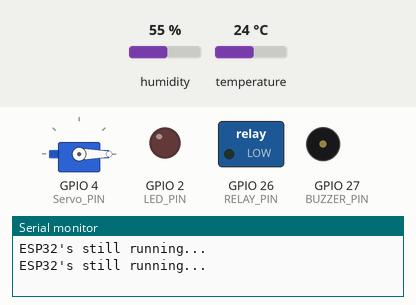
This program was run on a simulated ESP32. Shown: servo, switched loads named in the program (green lamp = pin HIGH), output pins drawn as LEDs (lit = HIGH), buzzer (waves = sounding, pin HIGH), the last lines printed to the serial monitor. Dashed ring = blinking. Inputs (shaded band) come from the test bench; at power-on: temperature 24 °C, humidity 55 %. WiFi joins after 1.5 s; servers stay silent unless stated; no MQTT or app messages arrive unless stated.

Above: at 3.7 s.
3.8 s: temperature set to 32.4 °C
7.3 s: temperature set to 33.3 °C
At 8.2 s:
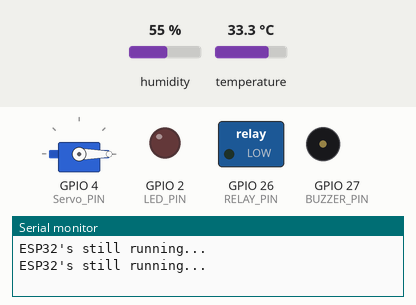
11.1 s: temperature set to 34.6 °C
14.8 s: temperature set to 35.5 °C
At 18.4 s:
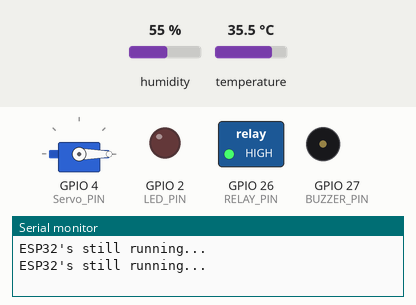
19.1 s: temperature set to 33 °C
At 20.7 s:
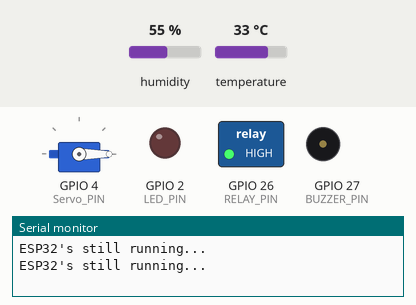
Timing chart, 0 to 22.1 s (numbered marks = the images above; inputs shaded):
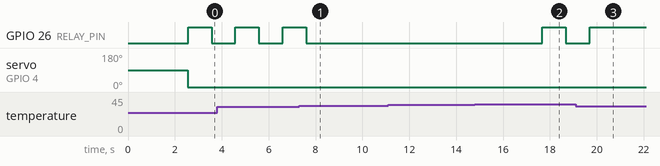

The program:

main.cpp
```cpp
#include <WiFi.h>
#include <PubSubClient.h>
#include <ESP32Servo.h>
#include <DHT.h>

#define RELAY_PIN 26
#define BUZZER_PIN 27

//init functions
void checkTemperature();
void sendTelemetryData();
void sendPumpStatus();

// Cấu hình WiFi
constexpr char WIFI_SSID[] = "Wokwi-GUEST";
constexpr char WIFI_PASSWORD[] = "";  // As simulate by Wokwi, so not need password.

// Cấu hình CoreIoT MQTT
constexpr char TOKEN[] = "jchkq8hjfq0xbmwwhdmr";
constexpr char COREIOT_SERVER[] = "app.coreiot.io";
constexpr uint16_t COREIOT_PORT = 1883U;

//mqtt client
WiFiClient wifiClient;
PubSubClient mqttClient(wifiClient);

//Define Led pin
constexpr int LED_PIN = 2;
constexpr int Servo_PIN = 4;
constexpr int DHT_PIN = 5;
constexpr int DHT_TYPE = DHT22;

//Temperature warning
const float TEMP_THRESHOLD = 35.0; //turn on warning
const float TEMP_HYSTERESIS = 33.0; //turn off pump

//status devices
bool pumpControl = false;
bool pumpstate = false;
bool ledstate = false;
int servoAngle = 0; //rotation angle of servo

//Frequence send data 2 seconds
const int TELEMETRY_SEND_INTERVAL = 2000;
unsigned long lastSendTime = 0;
//buzzer sound 1s
unsigned long buzzerStartTime = 0;
const int BUZZER_SOUND = 1000;
bool isBuzzerOn = false;

//object Servo & DHT22
DHT dht(DHT_PIN, DHT_TYPE);
Servo myServo;

//Connect wifi
void InitWiFi() {
  Serial.print("Connecting to WiFi: ");
  Serial.println(WIFI_SSID);
  WiFi.begin(WIFI_SSID, WIFI_PASSWORD);

  while (WiFi.status() != WL_CONNECTED) {
    delay(500);
    Serial.print(".");
  }
  Serial.println("\nWiFi connected!");
  Serial.print("IP Address: ");
  Serial.println(WiFi.localIP());
}

//Control led via CoreIOT
void callback(char* topic, byte* payload, unsigned int length){
  Serial.print("Received message on topic: ");
  Serial.println(topic);

  String message;
  for (unsigned int i = 0; i < length; i++){
    message += (char)payload[i];
  }

  Serial.print("Messege: ");
  Serial.println(message);

  int request_id = atoi(strrchr(topic, '/') + 1); //get request ID
  //control pump
  if(message.indexOf("\"method\":\"setpump\"") != -1){
    if (message.indexOf("\"params\":true") != -1){
      pumpstate = true;//turn on Pump
      pumpControl = true;//point mode control
      Serial.println("PUMP ON");
    }
    else if(message.indexOf("\"params\":false") != -1){
      pumpstate = false;//turn off pump
      pumpControl = false; //return mode auto
      Serial.println("PUMP OFF");
    }

    sendPumpStatus();
  }

  //control Led
  if(message.indexOf("\"method\":\"setled\"") != -1){
    if (message.indexOf("\"params\":true") != -1){
      ledstate = true;
      Serial.println("LED ON");
    }
    else if(message.indexOf("\"params\":false") != -1){
      ledstate = false;
      Serial.println("LED OFF");
    }
  }

  //control servo
  if(message.indexOf("\"method\":\"setservo\"") != -1){
    int startIndex = message.indexOf("\"params\":") + 9;
    int endIndex = message.indexOf("}", startIndex);
    if (startIndex != -1 && endIndex != -1){
      String angleStr = message.substring(startIndex, endIndex);
      servoAngle = angleStr.toInt();
      servoAngle = constrain(servoAngle, 0, 180); //limit rotation 0 to 180
    Serial.print("Servo Angle: ");
    Serial.println(servoAngle);
    }
  }
  //updateDevices();

  //send respone to CoreIOT
  char responseTopic[50];
  snprintf(responseTopic, sizeof(responseTopic), "v1/devices/me/rpc/response/%d", request_id);
  mqttClient.publish(responseTopic, "{\"status\":\"success\"}");
}


//update status of devices
void updateDevices(){
  digitalWrite(RELAY_PIN, pumpstate ? HIGH : LOW);
  digitalWrite(LED_PIN, ledstate ? HIGH : LOW);
  myServo.write(servoAngle);
}

//Reconnect MQTT
void reconnectMQTT() {
  while (!mqttClient.connected()) {
    Serial.print("Connecting to MQTT Broker... ");
    mqttClient.setServer(COREIOT_SERVER, COREIOT_PORT);

    if (mqttClient.connect("ESP32_CLIENT", TOKEN, "")) {
      Serial.println("Connected to MQTT Broker!");
      mqttClient.subscribe("v1/devices/me/rpc/request/+");
      Serial.println("Subcribed to RPC topic.");
      //send attributes Wifi up CoreIOT
      char attrPayload[200];
      snprintf(attrPayload, sizeof(attrPayload),
              "{\"mac_address\": \"%s\", \"ip_address\": \"%s\", \"ssid\": \"%s\", \"bssid\": \"%s\", \"channel\": %d}",
              WiFi.macAddress().c_str(), WiFi.localIP().toString().c_str(),
              WiFi.SSID().c_str(), WiFi.BSSIDstr().c_str(), WiFi.channel());

              if (mqttClient.publish("v1/devices/me/attributes", attrPayload)){
                Serial.println("Sent WiFi attributes successfully!");
              }
              else{
                Serial.println("Failed to sent WiFi attributes!");
              }
    } else {
      Serial.print("Failed, error code: ");
      Serial.println(mqttClient.state());
      delay(5000);
    }
  }
}

void setup() {
  Serial.begin(115200);
  pinMode(LED_PIN, OUTPUT);
  pinMode(RELAY_PIN, OUTPUT);
  pinMode(BUZZER_PIN, OUTPUT);
  myServo.attach(Servo_PIN);
  dht.begin();
  delay(1000);
  Serial.println("ESP32 is running in Wokwi!\n");
  InitWiFi();
  mqttClient.setCallback(callback);
  reconnectMQTT();
}

void loop() {
  if (WiFi.status() != WL_CONNECTED) InitWiFi();
  if (!mqttClient.connected()) {
    reconnectMQTT();
  }

  mqttClient.loop();

  updateDevices();
  //checkTemperature();
  //Send data every 5 seconds
  if (millis() - lastSendTime > TELEMETRY_SEND_INTERVAL) {
      checkTemperature();
      sendTelemetryData();
      lastSendTime = millis();
  }
  mqttClient.publish("v1/devices/me/attributes", "{\"test\":\"Hello CoreIoT\"}");

  Serial.println("ESP32's still running...");
  delay(1000);
}

void checkTemperature(){
  float temperature = dht.readTemperature();
  if (isnan(temperature)){
    Serial.println("Erorr reading from DHT22 sensor!");
    return;
  }

  if (!pumpControl){
    if (temperature > TEMP_THRESHOLD){
      digitalWrite(RELAY_PIN, LOW); //turn on Pump
      pumpstate = true;
      if(isBuzzerOn){
        digitalWrite(BUZZER_PIN, HIGH); //turn on buzzer
        buzzerStartTime = millis(); //save time turn buzzer
        isBuzzerOn = true;
      }
      Serial.println("Waning: Temperature exceeds permission! Pump turning on.");
    }
    else if (temperature < TEMP_HYSTERESIS) {
      digitalWrite(RELAY_PIN, HIGH);
      pumpstate = false;
      Serial.println("Temperature back normal! Turn off pump.");
    }

    sendPumpStatus();
  }

  //Check buzzer sound 1s!
  if (isBuzzerOn && millis() - buzzerStartTime >= BUZZER_SOUND){
    digitalWrite(BUZZER_PIN, LOW);
    isBuzzerOn = false;
  }
}

void sendTelemetryData(){
  float temperature = dht.readTemperature(); //read temperature
    //random(20, 40); //fretend temperature
  float humidity = dht.readHumidity(); //read humidity
  //random(50, 100); //fretend humidity
  if (isnan(temperature) || isnan(humidity)){
    Serial.println("Erorr reading from DHT22 sensor!");}
  else{
    char payload[100];
    snprintf(payload, sizeof(payload), "{\"temperature\": %.1f, \"humidity\": %.1f}", temperature, humidity);
    if(mqttClient.publish("v1/devices/me/telemetry", payload)){
      Serial.println("Data sent successfully: " + String(payload));
    }else{
      Serial.println("Error send data!");
    }
  }
}

void sendPumpStatus() {
  char payload[50];
  snprintf(payload, sizeof(payload), "{\"pumpstate\": %s}", pumpstate ? "true" : "false");
  mqttClient.publish("v1/devices/me/attributes", payload);
  Serial.println("Sent pump status to CoreIoT: " + String(payload));
}
```

Measured:
- the behaviour switches between 32.9 and 33 °C on temperature (found by bisection; images 0 and 1)
- the behaviour switches between 35 and 35.1 °C on temperature (found by bisection; images 1 and 2)
- after the input at 7.3 s, GPIO 26 (RELAY_PIN): goes on until 7.6 s, then stays LOW
- after the input at 14.8 s, GPIO 26 (RELAY_PIN): LOW → HIGH after 2.9 s, → LOW 1.0 s later
- after the input at 19.1 s, GPIO 26 (RELAY_PIN): goes on until 19.7 s, then stays HIGH
